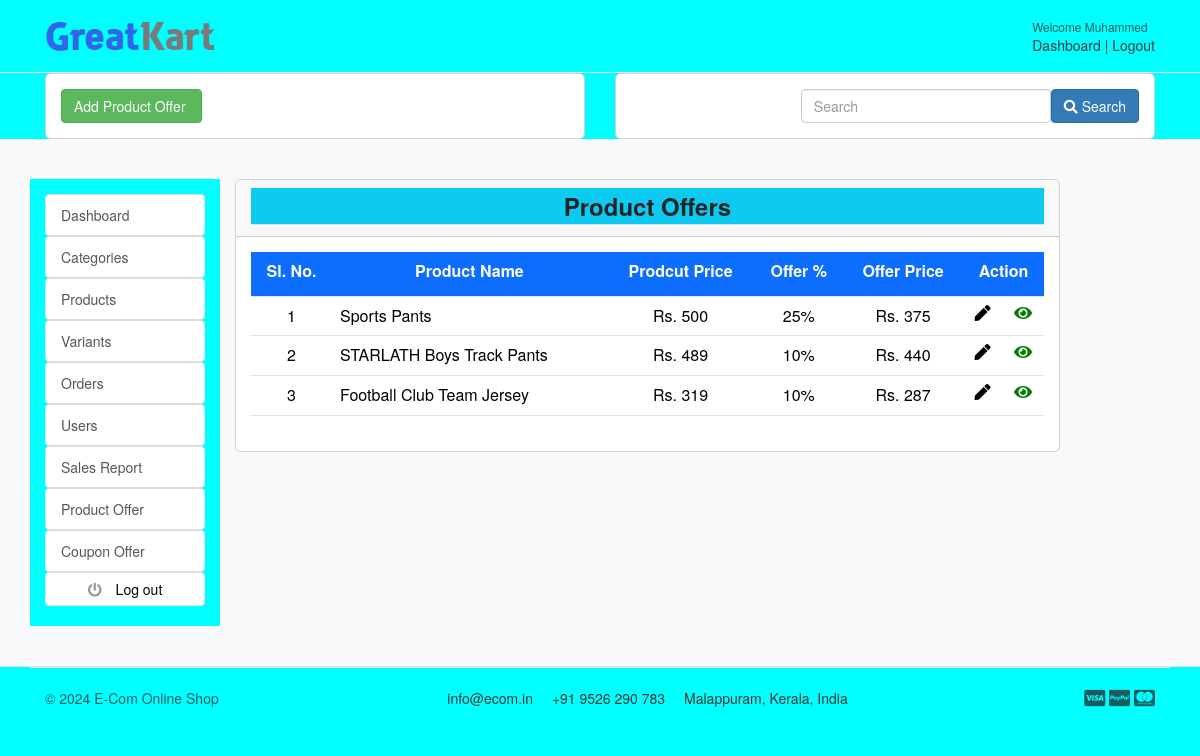
/accounts/product_offer_list (signed in), run on an earlier commit of the app's database.
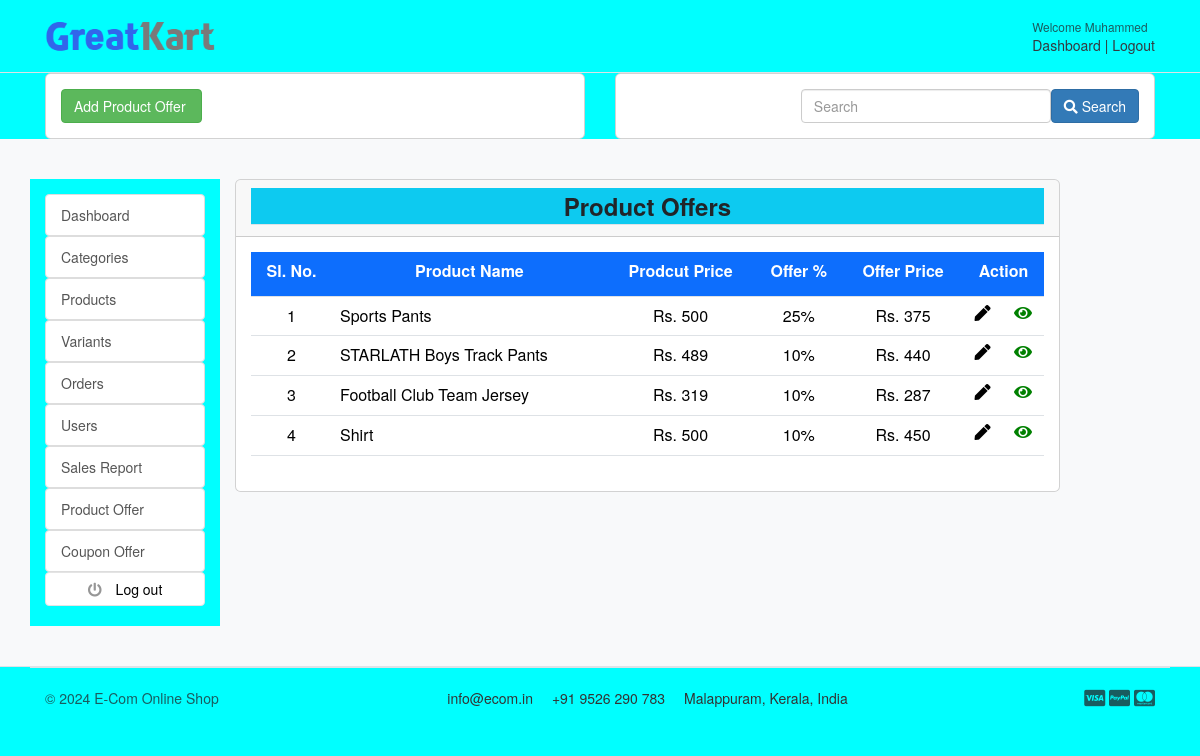
And on a later commit of the database.
### store/models.py (models this page shows, shortened)
class Product(models.Model):
    product_name = models.CharField(max_length=200, unique=True)
    slug = models.SlugField(max_length=200, unique=True)
    description = models.TextField(max_length=500, blank=True)
    price = models.PositiveIntegerField(
        validators=[MinValueValidator(1)],
        help_text="Enter a number greater than zero")
    product_image = models.ImageField(upload_to='photos/products')
    stock = models.PositiveIntegerField(
        validators=[MinValueValidator(1)],
        help_text="Enter a number greater than zero")
    is_available = models.BooleanField(default=True)
    category = models.ForeignKey(Category, on_delete=models.CASCADE)
    created_date = models.DateTimeField(auto_now_add=True)
    modified_date = models.DateTimeField(auto_now=True)
    offer_percentage = models.PositiveIntegerField(default=0, blank=True, null=True)
    offer_price = models.PositiveIntegerField(default=0, blank=True, null=True)
    is_listed_offer = models.BooleanField(default=True)

### accounts/views.py (the view)
# urls.py: path('product_offer_list', views.product_offer_list, name='product_offer_list'),
@cache_control(no_cache=True, must_revalidate=True, no_store=True)
@login_required(login_url="login_admin")
@user_passes_test(is_admin, login_url="login_admin")
def product_offer_list(request):
    products = Product.objects.filter(is_available=True)
    offer_produtcts = []
    for product in products:
        if product.offer_percentage > 0:
            offer_product = product
            offer_produtcts.append(offer_product)
    context = {"offer_products": offer_produtcts}
    return render(request, "admin/product-offer-list.html", context)

### accounts/views.py (called while the page is built)
def is_admin(user):
    return user.is_authenticated and user.is_staff

### carts/context_processors.py (called while the page is built)
def counter(request):
    cart_count = 0
    if 'admin' in request.path:
        return {}
    else:
        try:
            cart = Cart.objects.filter(cart_id = _cart_id(request))
            if request.user.is_authenticated:
                cart_items = CartItem.objects.all().filter(user=request.user)
            else:
                cart_items = CartItem.objects.all().filter(cart=cart[:1])
            for cart_item in cart_items:
                cart_count += cart_item.quantity
        except Cart.DoesNotExist:
            cart_count = 0
    return dict(cart_count=cart_count)

### carts/views.py (called while the page is built)
def _cart_id(request):
    cart = request.session.session_key
    if not cart:
        cart = request.session.create()
    return cart

### category/context_processors.py (called while the page is built)
def menu_links(request):
    links = Category.objects.all()
    return dict(links=links)

### templates/admin/product-offer-list.html (shortened to what the changed rows need)
{% extends 'admin/base_admin.html' %}
{% block content %}
<section class="section-conten padding-y bg">
    <div class="container">
        <div class="row">
            <main class="col-md-9">
                <article class="card">
                    <div class="card-body">
                        <div class="row">
                            <div class="col-md-12">
                                <table class="table">
                                    <thead>
                                        <tr>
                                            <td class="table-heading text-center font-weight-bold bg-primary text-white border-bottom mb-1">
                                                <label>Sl. No.</label>
                                            </td>
                                            <td class="table-heading text-center font-weight-bold bg-primary text-white border-bottom mb-1">
                                                <label>Product Name</label>
                                            </td>
                                            <td class="table-heading text-center font-weight-bold bg-primary text-white border-bottom mb-1">
                                                <label>Prodcut Price</label>
                                            </td>
                                            <td class="table-heading text-center font-weight-bold bg-primary text-white border-bottom mb-1">
                                                <label>Offer %</label>
                                            </td>
                                            <td class="table-heading text-center font-weight-bold bg-primary text-white border-bottom mb-1">
                                                <label>Offer Price</label>
                                            </td>
                                            <td colspan="2" class="table-heading text-center font-weight-bold bg-primary text-white border-bottom mb-1">
                                                <label>Action</label>
                                            </td>
                                        </tr>
                                    </thead>
                                    <tbody>
                                        {% for product in offer_products %}
                                        <tr>
                                            <td class="text-center">{{ forloop.counter }}</td>
                                            <td>{{ product.product_name }}</td>
                                            <td class="text-center">Rs. {{ product.price }}</td>
                                            <td class="text-center">{{ product.offer_percentage }}%</td>
                                            <td class="text-center">Rs. {{ product.offer_price }}</td>
                                            <td class="text-center">
                                                <a href="{% url 'edit_product_offer' product.id %}"><i class="fas fa-pen" style="color: black;"></i></a>
                                            </td>
                                            <td class="text-center">
                                                <a href="{% url 'offer_toggle_status' product.id %}">
                                                    {% if product.is_listed_offer %}
                                                        <i class="fas fa-eye" style="color: green;"
                                                        onclick="return confirm('Are you sure you want to un list this Offer?')"></i>
                                                    {% else %}
                                                        <i class="fas fa-eye-slash" style="color: red;"
                                                        onclick="return confirm('Are you sure you want to list this Offer?')"></i>
                                                    {% endif %}
                                                </a>
                                            </td>
                                        </tr>
                                        {% endfor %}
                                    </tbody>
                                </table>
                            </div>
                        </div>
                    </div>
                </article>
            </main>
        </div>
    </div>
</section>
{% endblock%}

What changed in the data, as far as the page shows it:
now on this page (row edited): Product: product_name "Shirt", price "500", offer_percentage "10", offer_price "450", is_listed_offer True (drawn)
